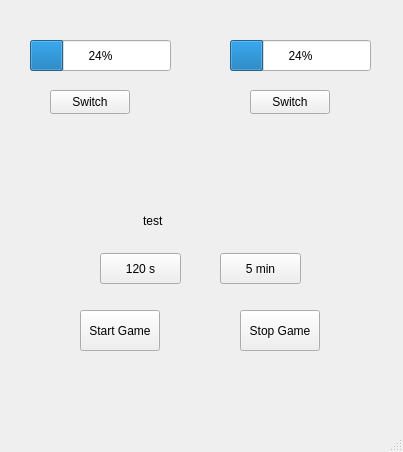
<?xml version="1.0" encoding="UTF-8"?>
<ui version="4.0">
 <class>MainWindow</class>
 <widget class="QMainWindow" name="MainWindow">
  <property name="geometry">
   <rect>
    <x>0</x>
    <y>0</y>
    <width>403</width>
    <height>452</height>
   </rect>
  </property>
  <property name="windowTitle">
   <string>MainWindow</string>
  </property>
  <widget class="QWidget" name="centralwidget">
   <widget class="QPushButton" name="Bullet">
    <property name="geometry">
     <rect>
      <x>100</x>
      <y>253</y>
      <width>81</width>
      <height>31</height>
     </rect>
    </property>
    <property name="text">
     <string>120 s</string>
    </property>
   </widget>
   <widget class="QPushButton" name="Blitz">
    <property name="geometry">
     <rect>
      <x>220</x>
      <y>253</y>
      <width>81</width>
      <height>31</height>
     </rect>
    </property>
    <property name="text">
     <string>5 min</string>
    </property>
   </widget>
   <widget class="QLabel" name="label">
    <property name="geometry">
     <rect>
      <x>130</x>
      <y>200</y>
      <width>141</width>
      <height>41</height>
     </rect>
    </property>
    <property name="whatsThis">
     <string>&lt;html&gt;&lt;head/&gt;&lt;body&gt;&lt;p align=&quot;center&quot;&gt;&lt;br/&gt;&lt;/p&gt;&lt;/body&gt;&lt;/html&gt;</string>
    </property>
    <property name="styleSheet">
     <string notr="true">padding: 10px;
text-align: 'center';
fontWeight: 'bold';</string>
    </property>
    <property name="text">
     <string>test</string>
    </property>
   </widget>
   <widget class="QProgressBar" name="Player1Bar">
    <property name="geometry">
     <rect>
      <x>30</x>
      <y>40</y>
      <width>141</width>
      <height>31</height>
     </rect>
    </property>
    <property name="value">
     <number>24</number>
    </property>
   </widget>
   <widget class="QProgressBar" name="Player2Bar">
    <property name="geometry">
     <rect>
      <x>230</x>
      <y>40</y>
      <width>141</width>
      <height>31</height>
     </rect>
    </property>
    <property name="value">
     <number>24</number>
    </property>
   </widget>
   <widget class="QPushButton" name="P1Switch">
    <property name="geometry">
     <rect>
      <x>50</x>
      <y>90</y>
      <width>80</width>
      <height>24</height>
     </rect>
    </property>
    <property name="text">
     <string>Switch</string>
    </property>
   </widget>
   <widget class="QPushButton" name="P2Switch">
    <property name="geometry">
     <rect>
      <x>250</x>
      <y>90</y>
      <width>80</width>
      <height>24</height>
     </rect>
    </property>
    <property name="text">
     <string>Switch</string>
    </property>
   </widget>
   <widget class="QPushButton" name="Start">
    <property name="geometry">
     <rect>
      <x>80</x>
      <y>310</y>
      <width>80</width>
      <height>41</height>
     </rect>
    </property>
    <property name="text">
     <string>Start Game</string>
    </property>
   </widget>
   <widget class="QPushButton" name="Stop">
    <property name="geometry">
     <rect>
      <x>240</x>
      <y>310</y>
      <width>80</width>
      <height>41</height>
     </rect>
    </property>
    <property name="text">
     <string>Stop Game</string>
    </property>
   </widget>
  </widget>
  <widget class="QMenuBar" name="menubar">
   <property name="geometry">
    <rect>
     <x>0</x>
     <y>0</y>
     <width>403</width>
     <height>21</height>
    </rect>
   </property>
  </widget>
  <widget class="QStatusBar" name="statusbar"/>
 </widget>
 <resources/>
 <connections/>
</ui>
